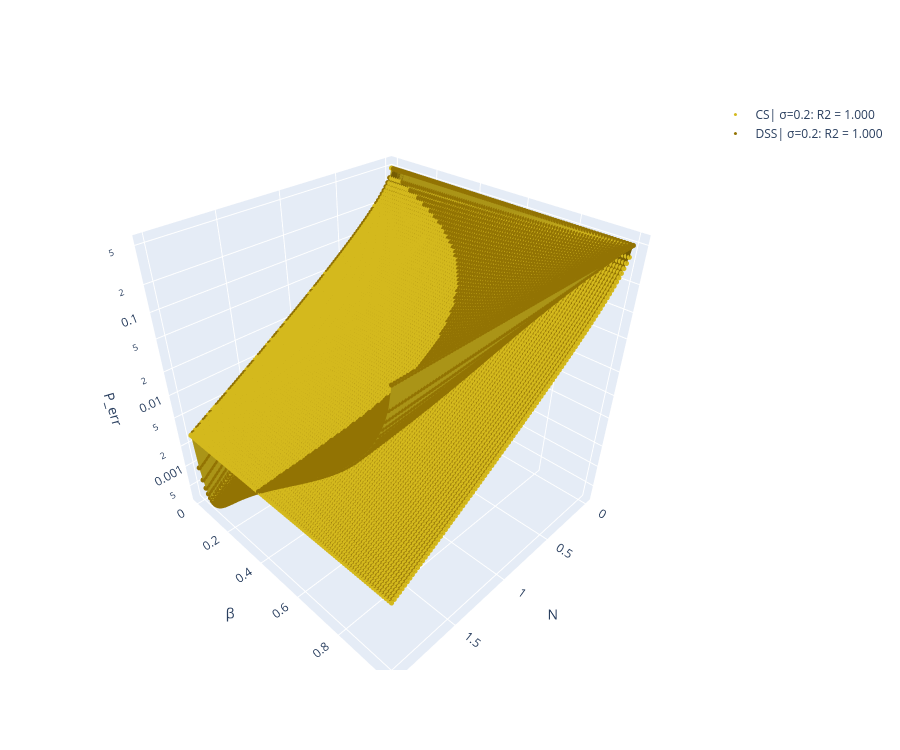

The code cell stored with this chart in its notebook:
### Code cell
reload_protocols()
sigmas_test = [0.2]
pd.plot_homodyne_perr(sigmas_test, colors_1[2:], colors_2[2:], dss = 'all', cs = 'all')

### Figure 1 — Plotly figure (JSON) as saved in the notebook; plotly's stock layout.template omitted (floating-point values rounded to 4 significant figures; data arrays with more than 128 entries replaced by an {"elided": "..."} marker saying what was removed)
{"data": [{"colorscale": [[0, "#927303"], [1, "#927303"]], "showscale": false, "surfacecolor": {"elided": "101x101 float values"}, "type": "surface", "x": {"elided": "101x101 float values"}, "y": {"elided": "101x101 float values"}, "z": {"elided": "101x101 float values"}}, {"marker": {"color": "#d4b91d", "size": 3}, "mode": "markers", "name": "CS| σ=0.2: R2 = 1.000", "type": "scatter3d", "x": {"elided": "10201 float values"}, "y": {"elided": "10201 float values"}, "z": {"elided": "10201 float values"}}, {"colorscale": [[0, "#d4b91d"], [1, "#d4b91d"]], "showscale": false, "surfacecolor": {"elided": "101x101 float values"}, "type": "surface", "x": {"elided": "101x101 float values"}, "y": {"elided": "101x101 float values"}, "z": {"elided": "101x101 float values"}}, {"marker": {"color": "#927303", "size": 3}, "mode": "markers", "name": "DSS| σ=0.2: R2 = 1.000", "type": "scatter3d", "x": {"elided": "10201 float values"}, "y": {"elided": "10201 float values"}, "z": {"elided": "10201 float values"}}], "layout": {"height": 750, "scene": {"aspectmode": "cube", "xaxis": {"title": {"text": "N"}}, "yaxis": {"title": {"text": "β"}}, "zaxis": {"title": {"text": "P_err"}, "type": "log"}}, "width": 900}}
